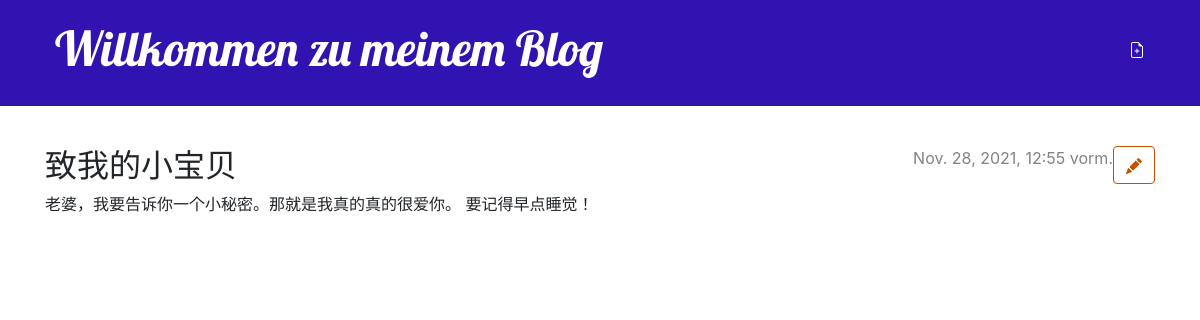
The app's page /post/10/ (signed in) with its own data.
### blog/models.py (models this page shows, shortened)
class Post(models.Model):
    author = models.ForeignKey(settings.AUTH_USER_MODEL, on_delete=models.CASCADE)
    title = models.CharField(max_length=200)
    text = models.TextField()
    created_date = models.DateTimeField(default=timezone.now)
    published_date = models.DateTimeField(blank = True, null = True)

### blog/views.py (the view)
# urls.py: path('post/<int:pk>/', views.post_detail, name = 'post_detail'),
def post_detail(request, pk):
    post = get_object_or_404(Post, pk = pk)
    return render(request, 'blog/post_detail.html', {'post': post})

### blog/templates/blog/post_detail.html (shortened to what this page needs)
{% extends 'blog/base.html' %}
{% block content %}
    <article class="post">
        <aside class="actions">
            {% if user.is_authenticated %}
                 <a class="btn btn-default" href="{% url 'post_edit' pk=post.pk %}">
                 </a>
            {% endif %}
        </aside>
        {% if post.published_date %}
            <time class="date">
                {{ post.published_date }}
            </time>
        {% endif %}
        <h2>{{ post.title }}</h2>
        <p>{{ post.text|linebreaksbr }}</p>
    </article>
{% endblock %}

### blog/static/css/blog.css (style rules this page uses)
h1, h2, h3, h4 { font-family: 'Lobster', cursive; }
.date { color: #828282; }
.post { margin-bottom: 70px; }
.post > .date, .post > .actions { float: right; }
.btn-default, .btn-default:visited { color: #C25100; background: none; border-color: #C25100; }

### records on screen
Post: published_date "Nov. 28, 2021, 12:55 vorm.", title "致我的小宝贝", text "老婆，我要告诉你一个小秘密。那就是我真的真的很爱你。 要记得早点睡觉！"
